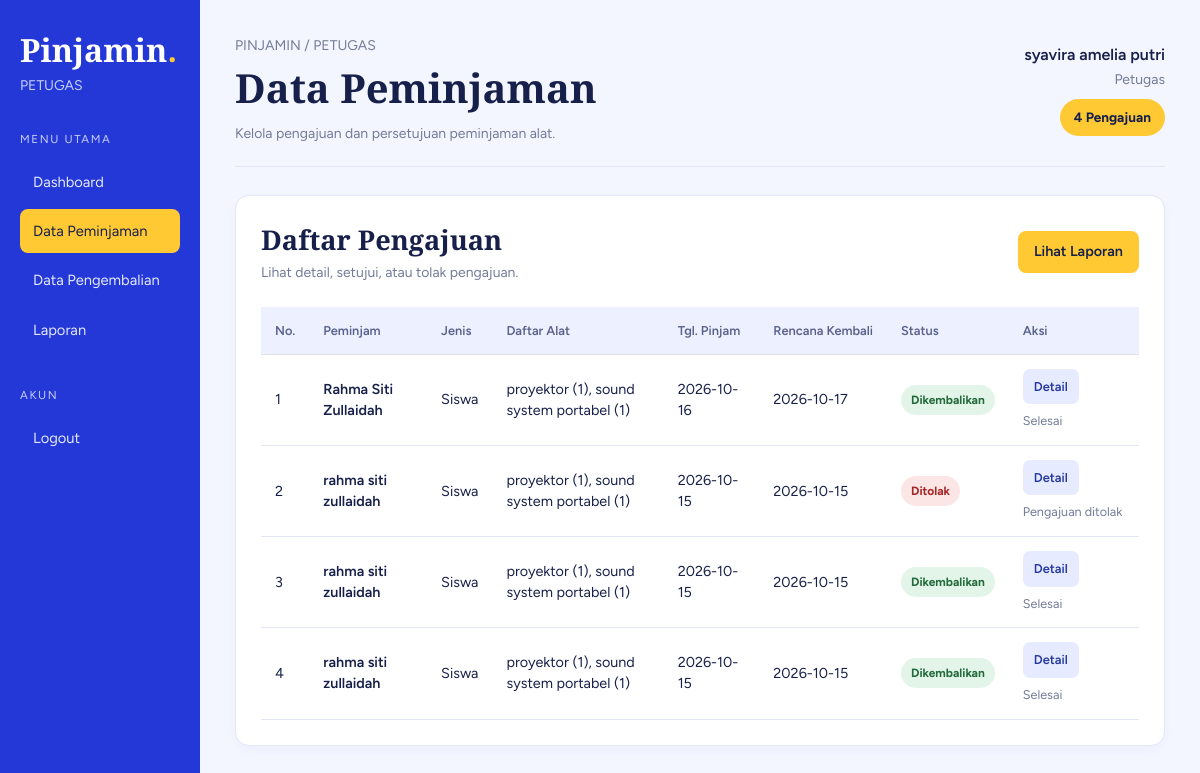
Screenshot of /petugas/peminjaman.php (signed in) with the database file from the repository.
### tables this page shows
CREATE TABLE `peminjaman` (
  `id_peminjaman` int(11) NOT NULL,
  `id_peminjam` int(11) DEFAULT NULL,
  `id_alat` int(11) NOT NULL,
  `id_petugas` int(11) DEFAULT NULL,
  `jumlah` int(100) NOT NULL,
  `tgl_pinjam` date NOT NULL,
  `tgl_rencana_kembali` date NOT NULL,
  `status` enum('menunggu','dipinjam','ditolak','dikembalikan') NOT NULL DEFAULT 'menunggu'
);

CREATE TABLE `peminjam` (
  `id_peminjam` int(11) NOT NULL,
  `username` varchar(50) NOT NULL,
  `nisn` varchar(10) NOT NULL,
  `kelas` varchar(20) NOT NULL,
  `jenis_peminjam` enum('siswa','guru','','') NOT NULL,
  `login_username` varchar(50) DEFAULT NULL,
  `password` varchar(255) DEFAULT NULL
);

### petugas/peminjaman.php (the view, shortened to what this page needs)
<?php
include '../koneksi.php';
function e($value) {
    return htmlspecialchars((string) $value, ENT_QUOTES, 'UTF-8');
}
$sql = "
    SELECT
        p.id_peminjaman,
        pm.username,
        pm.jenis_peminjam,
        p.tgl_pinjam,
        p.tgl_rencana_kembali,
        p.status,
        GROUP_CONCAT(
            CONCAT(a.nama_alat, ' (', d.jumlah, ')')
            ORDER BY a.nama_alat
            SEPARATOR ', '
        ) AS daftar_alat
    FROM peminjaman p
    JOIN peminjam pm
        ON p.id_peminjam = pm.id_peminjam
    LEFT JOIN detail_peminjaman d
        ON p.id_peminjaman = d.id_peminjaman
    LEFT JOIN alat a
        ON d.id_alat = a.id_alat
    GROUP BY
        p.id_peminjaman,
        pm.username,
        pm.jenis_peminjam,
        p.tgl_pinjam,
        p.tgl_rencana_kembali,
        p.status
    ORDER BY p.id_peminjaman DESC
";
$query = mysqli_query($koneksi, $sql);
$dataPeminjaman = [];
while ($row = mysqli_fetch_assoc($query)) {
    $dataPeminjaman[] = $row;
}
$jumlahPengajuan = count($dataPeminjaman);
?>
<!DOCTYPE html>
<html lang="id">
<head>
    <link href="https://cdn.jsdelivr.net/npm/bootstrap@5.3.3/dist/css/bootstrap.min.css" rel="stylesheet">
</head>
<body>
<div class="container-fluid">
    <div class="row">
        <aside class="col-md-3 col-xl-2 sidebar">
            <a href="index.php" class="brand">Pinjamin<span>.</span></a>
            <p class="small mt-1" style="color:#C9D0FF">PETUGAS</p>
            <p class="menu-label">MENU UTAMA</p>
            <nav class="menu">
                <a href="index.php">Dashboard</a>
                <a href="peminjaman.php" class="active">Data Peminjaman</a>
                <a href="pengembalian.php">Data Pengembalian</a>
                <a href="laporan.php">Laporan</a>
            </nav>
            <p class="menu-label">AKUN</p>
            <nav class="menu">
                <a href="../logout.php"
                   onclick="return confirm('Yakin ingin keluar?')">
                    Logout
                </a>
            </nav>
        </aside>
        <main class="col-md-9 col-xl-10 content">
            <div class="topbar d-flex flex-wrap justify-content-between align-items-center gap-3">
                <div>
                    <p class="muted small mb-1">PINJAMIN / PETUGAS</p>
                    <h1 class="page-title mb-0">Data Peminjaman</h1>
                    <p class="muted small mb-0 mt-2">
                        Kelola pengajuan dan persetujuan peminjaman alat.
                    </p>
                </div>
                <div class="text-md-end">
                    <div class="fw-semibold">
                        <?= e($_SESSION['username'] ?? 'Petugas') ?>
                    </div>
                    <small class="muted">Petugas</small>
                    <div class="mt-2">
                        <span class="count">
                            <?= $jumlahPengajuan ?> Pengajuan
                        </span>
                    </div>
                </div>
            </div>
            <section class="panel">
                <div class="d-flex flex-wrap justify-content-between align-items-center gap-3 mb-4">
                    <div>
                        <h2 class="panel-title mb-1">Daftar Pengajuan</h2>
                        <p class="muted small mb-0">
                            Lihat detail, setujui, atau tolak pengajuan.
                        </p>
                    </div>
                    <a href="laporan.php" class="btn-laporan">
                        Lihat Laporan
                    </a>
                </div>
                <div class="table-responsive">
                    <table class="table table-hover">
                        <thead>
                            <tr>
                                <th>No.</th>
                                <th>Peminjam</th>
                                <th>Jenis</th>
                                <th>Daftar Alat</th>
                                <th>Tgl. Pinjam</th>
                                <th>Rencana Kembali</th>
                                <th>Status</th>
                                <th>Aksi</th>
                            </tr>
                        </thead>
                        <tbody>
                        <?php if ($jumlahPengajuan > 0): ?>
                            <?php foreach ($dataPeminjaman as $index => $row): ?>
                                <tr>
                                    <td><?= $index + 1 ?></td>
                                    <td class="fw-semibold">
                                        <?= e($row['username']) ?>
                                    </td>
                                    <td>
                                        <?= e(ucfirst($row['jenis_peminjam'])) ?>
                                    </td>
                                    <td>
                                        <?= e($row['daftar_alat'] ?: '-') ?>
                                    </td>
                                    <td><?= e($row['tgl_pinjam']) ?></td>
                                    <td><?= e($row['tgl_rencana_kembali']) ?></td>
                                    <td>
                                        <span class="status <?= e($row['status']) ?>">
                                            <?= e(ucfirst($row['status'])) ?>
                                        </span>
                                    </td>
                                    <td>
                                        <div class="d-flex flex-wrap gap-2">
                                            <button
                                                type="button"
                                                class="btn-detail"
                                                data-bs-toggle="modal"
                                                data-bs-target="#modalDetail"
                                                data-id="<?= (int) $row['id_peminjaman'] ?>"
                                                data-username="<?= e($row['username']) ?>"
                                                data-jenis="<?= e(ucfirst($row['jenis_peminjam'])) ?>"
                                                data-alat="<?= e($row['daftar_alat'] ?: '-') ?>"
                                                data-tgl-pinjam="<?= e($row['tgl_pinjam']) ?>"
                                                data-tgl-kembali="<?= e($row['tgl_rencana_kembali']) ?>"
                                                data-status="<?= e(ucfirst($row['status'])) ?>">
                                                Detail
                                            </button>
                                            <?php if ($row['status'] === 'menunggu'): ?>
                                                <form method="POST"
                                                      onsubmit="return confirm('Setujui pengajuan ini dan kurangi stok alat?')">
                                                    <input type="hidden"
                                                           name="id"
                                                           value="<?= (int) $row['id_peminjaman'] ?>">
                                                    <input type="hidden"
                                                           name="aksi"
                                                           value="setujui">
                                                    <button type="submit"
                                                            class="btn-setujui">
                                                        Setujui
                                                    </button>
                                                </form>
                                                <form method="POST"
                                                      onsubmit="return confirm('Yakin ingin menolak pengajuan ini?')">
                                                    <input type="hidden"
                                                           name="id"
                                                           value="<?= (int) $row['id_peminjaman'] ?>">
                                                    <input type="hidden"
                                                           name="aksi"
                                                           value="tolak">
                                                    <button type="submit"
                                                            class="btn-tolak">
                                                        Tolak
                                                    </button>
                                                </form>
                                            <?php elseif ($row['status'] === 'dipinjam'): ?>
                                                <span class="muted small">
                                                    Menunggu pengembalian
                                                </span>
                                            <?php elseif ($row['status'] === 'ditolak'): ?>
                                                <span class="muted small">
                                                    Pengajuan ditolak
                                                </span>
                                            <?php elseif ($row['status'] === 'dikembalikan'): ?>
                                                <span class="muted small">
                                                    Selesai
                                                </span>
                                            <?php endif; ?>
                                        </div>
                                    </td>
                                </tr>
                            <?php endforeach; ?>
                        <?php endif; ?>
                        </tbody>
                    </table>
                </div>
            </section>
        </main>
    </div>
</div>
</body>
</html>

### petugas/peminjaman.php (style rules this page uses)
:root { --ink: #17204A; --paper: #F4F6FF; --sheet: #FFFFFF; --blue: #2338D6; --yellow: #FFC933; --muted: #737B98; --line: #E2E6F5; }
* { box-sizing: border-box; }
body { margin: 0; background: var(--paper); color: var(--ink); font-family: "Figtree", sans-serif; }
.sidebar { background: var(--blue); color: white; min-height: 100vh; padding: 28px 20px; }
.brand { font: 700 2rem "Cormorant Garamond", serif; color: white; text-decoration: none; }
.brand span { color: var(--yellow); }
.menu-label { color: #C9D0FF; font-size: .72rem; letter-spacing: .14em; margin: 35px 0 12px; }
.menu a { display: block; color: #E5E9FF; text-decoration: none; padding: 11px 13px; margin-bottom: 5px; border-radius: 8px; font-size: .92rem; transition: .2s; }
.menu a:hover, .menu a.active { background: var(--yellow); color: var(--ink); }
.content { padding: 35px; min-width: 0; }
.topbar { border-bottom: 1px solid var(--line); padding-bottom: 22px; margin-bottom: 28px; }
.page-title { font: 600 2.5rem "Cormorant Garamond", serif; }
.muted { color: var(--muted); }
.count { display: inline-block; background: var(--yellow); color: var(--ink); padding: 8px 14px; border-radius: 20px; font-size: .85rem; font-weight: 700; }
.panel { background: var(--sheet); border: 1px solid var(--line); border-radius: 14px; padding: 25px; box-shadow: 0 4px 15px rgba(35, 56, 214, .04); }
.panel-title { font: 600 1.7rem "Cormorant Garamond", serif; }
.table { --bs-table-bg: transparent; --bs-table-color: var(--ink); margin-bottom: 0; vertical-align: middle; }
.table thead th { background: #EDF0FF; color: #59628C; font-size: .8rem; font-weight: 600; padding: 14px; white-space: nowrap; }
.table tbody td { padding: 14px; border-color: var(--line); font-size: .9rem; }
.status { display: inline-block; padding: 6px 10px; border-radius: 20px; background: #FFF0C2; color: #785600; font-size: .75rem; font-weight: 700; white-space: nowrap; }
.status.ditolak { background: #FCE5E5; color: #A52626; }
.status.dikembalikan { background: #E2F5E8; color: #246B3C; }
.btn-setujui, .btn-tolak, .btn-detail { display: inline-block; padding: 8px 11px; border-radius: 7px; font-size: .8rem; font-weight: 600; white-space: nowrap; border: 0; cursor: pointer; }
.btn-detail { background: #E7EBFF; color: #2338A0; }
.btn-laporan { display: inline-block; background: var(--yellow); color: var(--ink); padding: 10px 16px; border-radius: 8px; text-decoration: none; font-size: .9rem; font-weight: 600; }

### rows the page displays
peminjaman: id_peminjam.username "Rahma Siti Zullaidah", id_peminjam.jenis_peminjam "Siswa", daftar_alat "proyektor (1), sound system portabel (1)", tgl_pinjam "2026-10-16", tgl_rencana_kembali "2026-10-17", status "Dikembalikan", shows "Selesai"
peminjaman: id_peminjam.username "rahma siti zullaidah", id_peminjam.jenis_peminjam "Siswa", daftar_alat "proyektor (1), sound system portabel (1)", tgl_pinjam "2026-10-15", tgl_rencana_kembali "2026-10-15", status "Ditolak", shows "Pengajuan ditolak"
peminjaman: id_peminjam.username "rahma siti zullaidah", id_peminjam.jenis_peminjam "Siswa", daftar_alat "proyektor (1), sound system portabel (1)", tgl_pinjam "2026-10-15", tgl_rencana_kembali "2026-10-15", status "Dikembalikan", shows "Selesai"
peminjaman: id_peminjam.username "rahma siti zullaidah", id_peminjam.jenis_peminjam "Siswa", daftar_alat "proyektor (1), sound system portabel (1)", tgl_pinjam "2026-10-15", tgl_rencana_kembali "2026-10-15", status "Dikembalikan", shows "Selesai"

### other values shown
$_SESSION['username'] "syavira amelia putri"
$jumlahPengajuan "4"
